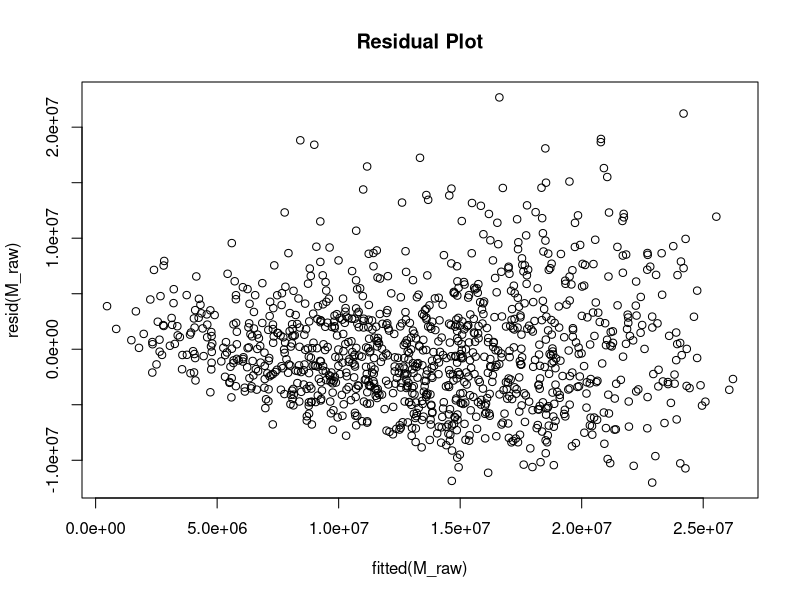

This figure's R source: (Note: this script raises an error after producing the figure.)
#Project 2, AMS 315
#First title the file given to me
Dat <- read.csv('P2_37466.csv', header=TRUE)
#Fit a model with only environmental variables
M_E <- lm(Y ~ E1+E2+E3+E4, data=Dat)
print(summary(M_E))
##Cal:
##lm(formula = Y ~ E1 + E2 + E3 + E4, data = Dat)
##
##Residuals:
##  Min        1Q    Median        3Q       Max 
##-11993182  -3528162   -508869   2802659  23941989 
##
##Coefficients:
##  Estimate Std. Error t value Pr(>|t|)    
##(Intercept) -16529068    1354085 -12.207   <2e-16 ***
##  E1             -28851      80244  -0.360    0.719    
##  E2            1677173      80351  20.873   <2e-16 ***
##  E3            1922821      78213  24.584   <2e-16 ***
##  E4             -13708      82188  -0.167    0.868    
##---
##  Signif. codes:  0 '***' 0.001 '**' 0.01 '*' 0.05 '.' 0.1 ' ' 1
##
##Residual standard error: 5268000 on 1075 degrees of freedom
##Multiple R-squared:  0.4981,	Adjusted R-squared:  0.4963 
##F-statistic: 266.7 on 4 and 1075 DF,  p-value: < 2.2e-16

#Find the adjusted R squared value
print(summary(M_E)$adj.r.squared)
##[1] 0.4962557

#Now we control environmental variables and assess for the contribution of genetic variables 
paste(paste0('E', 1:5), collapse = '+')
M_raw <- lm( Y ~ (E1+E2+E3+E4+G1+G2+G3+G4+G5+G6+G7+G8+G9+G10+G11+G12+G13+G14+G15+G16+G17+G18+G19+G20), data = Dat )
#We will create and examine the residual plot
plot(resid(M_raw) ~ fitted(M_raw), main='Residual Plot')
library(MASS)
boxcox(M_raw)
#Because my estimated lambda value appears to be around 0.5, I use Y^0.5
M_trans <- lm( I(Y^0.5) ~ (.), data=Dat )
print(summary(M_raw)$adj.r.square)
##[1] 0.5039505
#Because my r-squared value increased, this shows that the transformation created a more optimal graph 
print(summary(M_trans)$adj.r.square)
##[1] 0.5385358
#Plot the transformed graph now
#plot the residual graph now 
plot(resid(M_trans) ~fitted(M_trans), main='New Residual Plot')

#I made sure to install the package for leaps
#install.packages("leaps")
library(leaps)
M <- regsubsets( model.matrix(M_trans)[,-1], I((Dat$Y)^(1/2)),
                 nbest = 1 , nvmax=5, 
                 method = 'forward', intercept = TRUE )
temp <- summary(M)
#print(temp)
##Subset selection object
#install.packages("knitr")
#install.packages("kableExtra")
library(kableExtra)
library(knitr)
Var <- colnames(model.matrix(M_trans))
M_select <- apply(temp$which, 1, 
                  function(x) paste0(Var[x], collapse='+'))
print(kable(data.frame(cbind( model = M_select, adjR2 = temp$adjr2, BIC = temp$bic)),
            caption='Model Summary'))
##<table>
##  <caption>Model Summary</caption>
##  <thead>
##  <tr>
##  <th style="text-align:left;"> model </th>
##  <th style="text-align:left;"> adjR2 </th>
##  <th style="text-align:left;"> BIC </th>
##  </tr>
##  </thead>
##  <tbody>
##  <tr>
##  <td style="text-align:left;"> (Intercept)+E3 </td>
##  <td style="text-align:left;"> 0.310041050142424 </td>
##  <td style="text-align:left;"> -387.844988462386 </td>
##  </tr>
##  <tr>
##  <td style="text-align:left;"> (Intercept)+E2+E3 </td>
##  <td style="text-align:left;"> 0.529894771830186 </td>
##  <td style="text-align:left;"> -796.232179373285 </td>
##  </tr>
##  <tr>
##  <td style="text-align:left;"> (Intercept)+E2+E3+G17 </td>
##  <td style="text-align:left;"> 0.539809220740668 </td>
##  <td style="text-align:left;"> -813.27136621407 </td>
##  </tr>
##  <tr>
##  <td style="text-align:left;"> (Intercept)+E2+E3+G3+G17 </td>
##  <td style="text-align:left;"> 0.541049665407465 </td>
##  <td style="text-align:left;"> -810.205905611854 </td>
##  </tr>
##  <tr>
##  <td style="text-align:left;"> (Intercept)+E2+E3+G3+G13+G17 </td>
##  <td style="text-align:left;"> 0.541495423885762 </td>
##  <td style="text-align:left;"> -805.275774736494 </td>
##  </tr>
##  </tbody>
##  </table>
M_main <- lm( I((Y)^(1/2)) ~ ., data=Dat)
temp <- summary(M_main)
print(kable(temp$coefficients[ abs(temp$coefficients[,4]) <= 0.001, ], caption='Sig Coefficients'))
##<table>
##  <caption>Sig Coefficients</caption>
##  <thead>
##  <tr>
##  <th style="text-align:left;">   </th>
##  <th style="text-align:right;"> Estimate </th>
##  <th style="text-align:right;"> Std. Error </th>
##  <th style="text-align:right;"> t value </th>
##  <th style="text-align:right;"> Pr(&gt;|t|) </th>
##  </tr>
##  </thead>
##  <tbody>
##  <tr>
##  <td style="text-align:left;"> E2 </td>
##  <td style="text-align:right;"> 236.8734 </td>
##  <td style="text-align:right;"> 10.59716 </td>
##  <td style="text-align:right;"> 22.352532 </td>
##  <td style="text-align:right;"> 0.0e+00 </td>
##  </tr>
##  <tr>
##  <td style="text-align:left;"> E3 </td>
##  <td style="text-align:right;"> 266.6243 </td>
##  <td style="text-align:right;"> 10.33195 </td>
##  <td style="text-align:right;"> 25.805792 </td>
##  <td style="text-align:right;"> 0.0e+00 </td>
##  </tr>
##  <tr>
##  <td style="text-align:left;"> G17 </td>
##  <td style="text-align:right;"> 248.2914 </td>
##  <td style="text-align:right;"> 53.31335 </td>
##  <td style="text-align:right;"> 4.657208 </td>
##  <td style="text-align:right;"> 3.6e-06 </td>
##  </tr>
##  </tbody>
##  </table>
M_2nd <- lm( I((Y)^(1/2)) ~ (.)^2, data=Dat)
temp  <- summary(M_2nd)
print(kable(temp$coefficients[ abs(temp$coefficients[,4]) <= 0.01, ], caption='2nd Interaction'))
##  <table>
##  <caption>2nd Interaction</caption>
##  <thead>
##  <tr>
##  <th style="text-align:left;">   </th>
##  <th style="text-align:right;"> Estimate </th>
##  <th style="text-align:right;"> Std. Error </th>
##  <th style="text-align:right;"> t value </th>
##  <th style="text-align:right;"> Pr(&gt;|t|) </th>
##  </tr>
##  </thead>
##  <tbody>
##  <tr>
##  <td style="text-align:left;"> E2 </td>
##  <td style="text-align:right;"> 450.22196 </td>
##  <td style="text-align:right;"> 153.1956 </td>
##  <td style="text-align:right;"> 2.938871 </td>
##  <td style="text-align:right;"> 0.0033914 </td>
##  </tr>
##  <tr>
##  <td style="text-align:left;"> E3:G2 </td>
##  <td style="text-align:right;"> 84.37606 </td>
##  <td style="text-align:right;"> 31.7837 </td>
##  <td style="text-align:right;"> 2.654696 </td>
##  <td style="text-align:right;"> 0.0081000 </td>
##  </tr>
##  <tr>
##  <td style="text-align:left;"> G12:G20 </td>
##  <td style="text-align:right;"> 459.65138 </td>
##  <td style="text-align:right;"> 171.8968 </td>
##  <td style="text-align:right;"> 2.673997 </td>
##  <td style="text-align:right;"> 0.0076524 </td>
##  </tr>
##  </tbody>
##  </table>
M_2stage <- lm( I((Y)^(1/2)) ~ (E2+E3+G17), data=Dat)
temp <- summary(M_2stage)
print(kable(temp$coefficients[ abs(temp$coefficients[,3]) >= 4, ]))
##<table>
##  <thead>
##  <tr>
##  <th style="text-align:left;">   </th>
##  <th style="text-align:right;"> Estimate </th>
##  <th style="text-align:right;"> Std. Error </th>
##  <th style="text-align:right;"> t value </th>
##  <th style="text-align:right;"> Pr(&gt;|t|) </th>
##  </tr>
##  </thead>
##  <tbody>
##  <tr>
##  <td style="text-align:left;"> (Intercept) </td>
##  <td style="text-align:right;"> -942.8576 </td>
##  <td style="text-align:right;"> 130.10305 </td>
##  <td style="text-align:right;"> -7.247006 </td>
##  <td style="text-align:right;"> 0e+00 </td>
##  </tr>
##  <tr>
##  <td style="text-align:left;"> E2 </td>
##  <td style="text-align:right;"> 236.4378 </td>
##  <td style="text-align:right;"> 10.48283 </td>
##  <td style="text-align:right;"> 22.554760 </td>
##  <td style="text-align:right;"> 0e+00 </td>
##  </tr>
##  <tr>
##  <td style="text-align:left;"> E3 </td>
##  <td style="text-align:right;"> 268.9584 </td>
##  <td style="text-align:right;"> 10.18812 </td>
##  <td style="text-align:right;"> 26.399204 </td>
##  <td style="text-align:right;"> 0e+00 </td>
##  </tr>
##  <tr>
##  <td style="text-align:left;"> G17 </td>
##  <td style="text-align:right;"> 259.0149 </td>
##  <td style="text-align:right;"> 52.64888 </td>
##  <td style="text-align:right;"> 4.919667 </td>
##  <td style="text-align:right;"> 1e-06 </td>
##  </tr>
##  </tbody>
##  </table>
#We would use the above values to generate our final function for our picked model 
